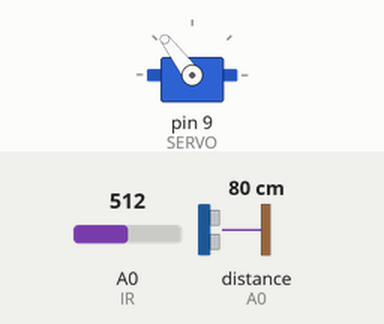
The sketch below on a simulated Arduino Uno, built with avr-gcc and run on an emulated ATmega328P. Shown: servo. The inputs (shaded band) are chosen by the test bench; at power-on: A0 (IR) = 512, distance to the obstacle (sensor on A0) 80 cm. What the sketch prints to the serial monitor is not drawn.

Above: at 1.2 s.
1.3 s: A0 (IR) set to 716
At 1.8 s:
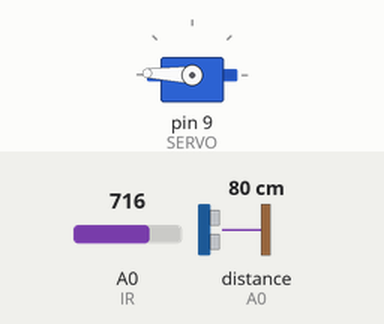
2.8 s: A0 (IR) set to 900
At 4.1 s:
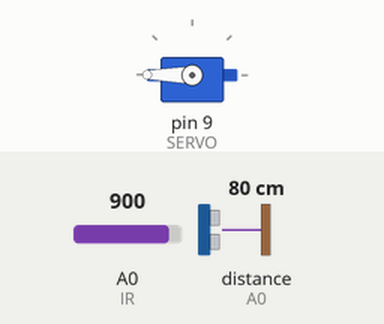
4.4 s: A0 (IR) set to 306
At 5.5 s:
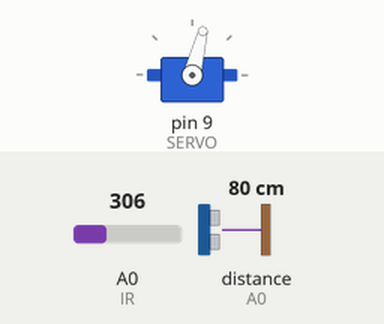
5.9 s: A0 (IR) set to 122
At 7.1 s:
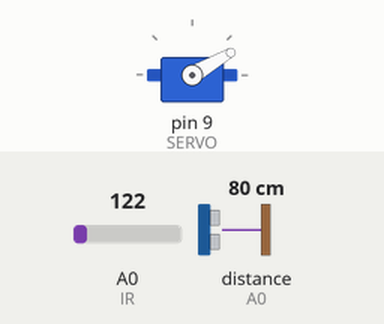
10.4 s: A0 (IR) set to 0
At 11.2 s:
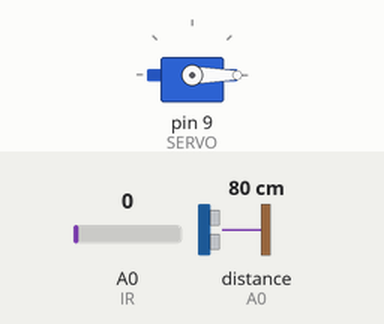
Timing chart, 0 to 13.0 s (numbered marks = the images above; inputs shaded):
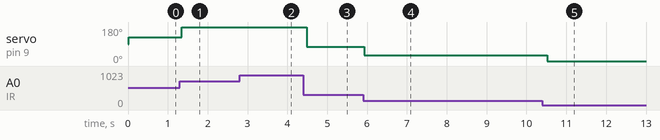

The sketch:

14-Servo_Distance_sensor.ino
```cpp
/*
    Author: Quang Tran
    Date: July 25, 2019
*/

#include <SharpIR.h>
#include <Servo.h>

#define IR A0          // IR sensor pin 0/ A0
#define model 1080

//Sharp-IR-sensor codes:

//2 to 15 cm GP2Y0A51SK0F                     use 1080
//4 to 30 cm GP2Y0A41SK0F / GP2Y0AF30 series  use 430
//10 to 80 cm GP2Y0A21YK0F                    use 1080
//10 to 150 cm GP2Y0A60SZLF                   use 10150
//20 to 150 cm GP2Y0A02YK0F                   use 20150
//100 to 550 cm GP2Y0A710K0F                  use 100550

SharpIR SharpIR(IR, model);
Servo servo1;

const int SERVO = 9;
int value = 0;

void setup() {
  Serial.begin(9600);
  servo1.attach(SERVO);
}

void loop() {
  int dist = SharpIR.distance();
  Serial.print("Current distance: ");
  Serial.print(dist);
  Serial.println(" cm");

  value = analogRead(IR);
  value = map(value, 0, 1023, 0, 255);
  servo1.write(value);
  delay(100);
}
```

Measured:
- after the input at 1.3 s, servo on pin 9 (SERVO): 127° → 178° after 0.05 s
- after the input at 2.8 s, servo on pin 9 (SERVO): 178° → 180° after 0.12 s
- after the input at 4.4 s, servo on pin 9 (SERVO): 180° → 76° after 0.08 s
- after the input at 5.9 s, servo on pin 9 (SERVO): 76° → 30° at once
- after the input at 10.4 s, servo on pin 9 (SERVO): 30° → 0° after 0.12 s
